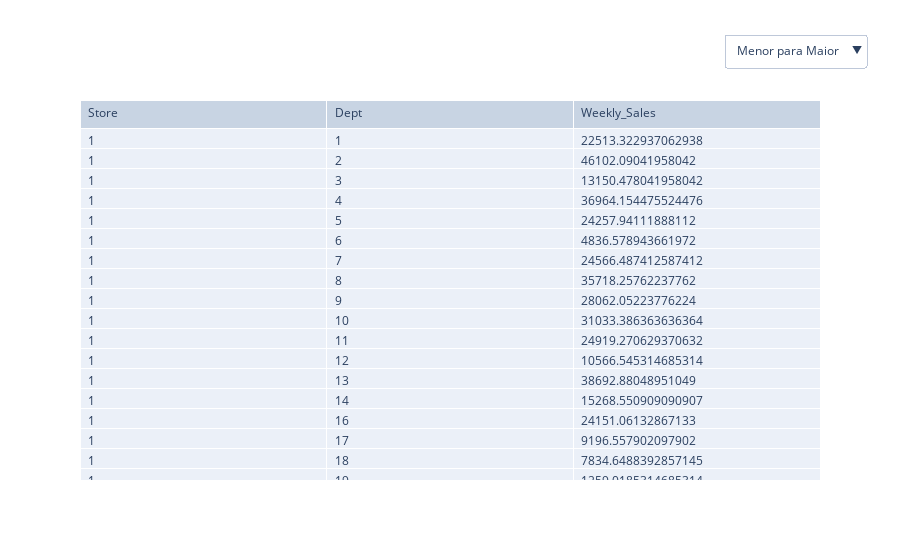

Notebook cell for this chart:
### Code cell
lojas_unicas = avg_sales_per_store_department['Store'].unique()

fig = go.Figure(data=[go.Table(
    header=dict(values=list(avg_sales_per_store_department.columns),  
                align='left'),
    cells=dict(values=[avg_sales_per_store_department['Store'],avg_sales_per_store_department['Dept'], avg_sales_per_store_department['Weekly_Sales']],
               align='left'))
])

# Definir os botões de seleção para ordenar as lojas
dropdown_buttons = [
    dict(label='Menor para Maior',
         method='restyle',
         args=[{'cells.values[0]': [avg_sales_per_store_department['Store'].iloc[avg_sales_per_store_department['Weekly_Sales'].argsort()]],
                'cells.values[1]': [avg_sales_per_store_department['Dept'].iloc[avg_sales_per_store_department['Weekly_Sales'].argsort()]],
                'cells.values[2]': [avg_sales_per_store_department['Weekly_Sales'].sort_values()]}]),
    dict(label='Maior para Menor',
         method='restyle',
         args=[{'cells.values[0]': [avg_sales_per_store_department['Store'].iloc[avg_sales_per_store_department['Weekly_Sales'].argsort()[::-1]]],
                'cells.values[1]': [avg_sales_per_store_department['Dept'].iloc[avg_sales_per_store_department['Weekly_Sales'].argsort()[::-1]]],
                'cells.values[2]': [avg_sales_per_store_department['Weekly_Sales'].sort_values(ascending=False)]}])
]

# Adicionar botões de seleção ao layout
fig.update_layout(
    updatemenus=[
        dict(
            buttons=dropdown_buttons,
            direction='down',
            pad={'r': 10, 't': 10},
            showactive=True,
            x=0.87,
            xanchor='left',
            y=1.2,
            yanchor='top'
        ),
        
    ]
)


# Exibir o gráfico
fig.show()

### Figure 1 — Plotly figure (JSON) as saved in the notebook; plotly's stock layout.template omitted (floating-point values rounded to 4 significant figures; data arrays with more than 128 entries replaced by an {"elided": "..."} marker saying what was removed)
{"data": [{"cells": {"align": "left", "values": {"elided": "3x1470 float values"}}, "header": {"align": "left", "values": ["Store", "Dept", "Weekly_Sales"]}, "type": "table"}], "layout": {"updatemenus": [{"buttons": [{"args": [{"cells.values[0]": {"elided": "1x1470 int values"}, "cells.values[1]": {"elided": "1x1470 int values"}, "cells.values[2]": {"elided": "1x1470 float values"}}], "label": "Menor para Maior", "method": "restyle"}, {"args": [{"cells.values[0]": {"elided": "1x1470 int values"}, "cells.values[1]": {"elided": "1x1470 int values"}, "cells.values[2]": {"elided": "1x1470 float values"}}], "label": "Maior para Menor", "method": "restyle"}], "direction": "down", "pad": {"r": 10, "t": 10}, "showactive": true, "x": 0.87, "xanchor": "left", "y": 1.2, "yanchor": "top"}]}}
